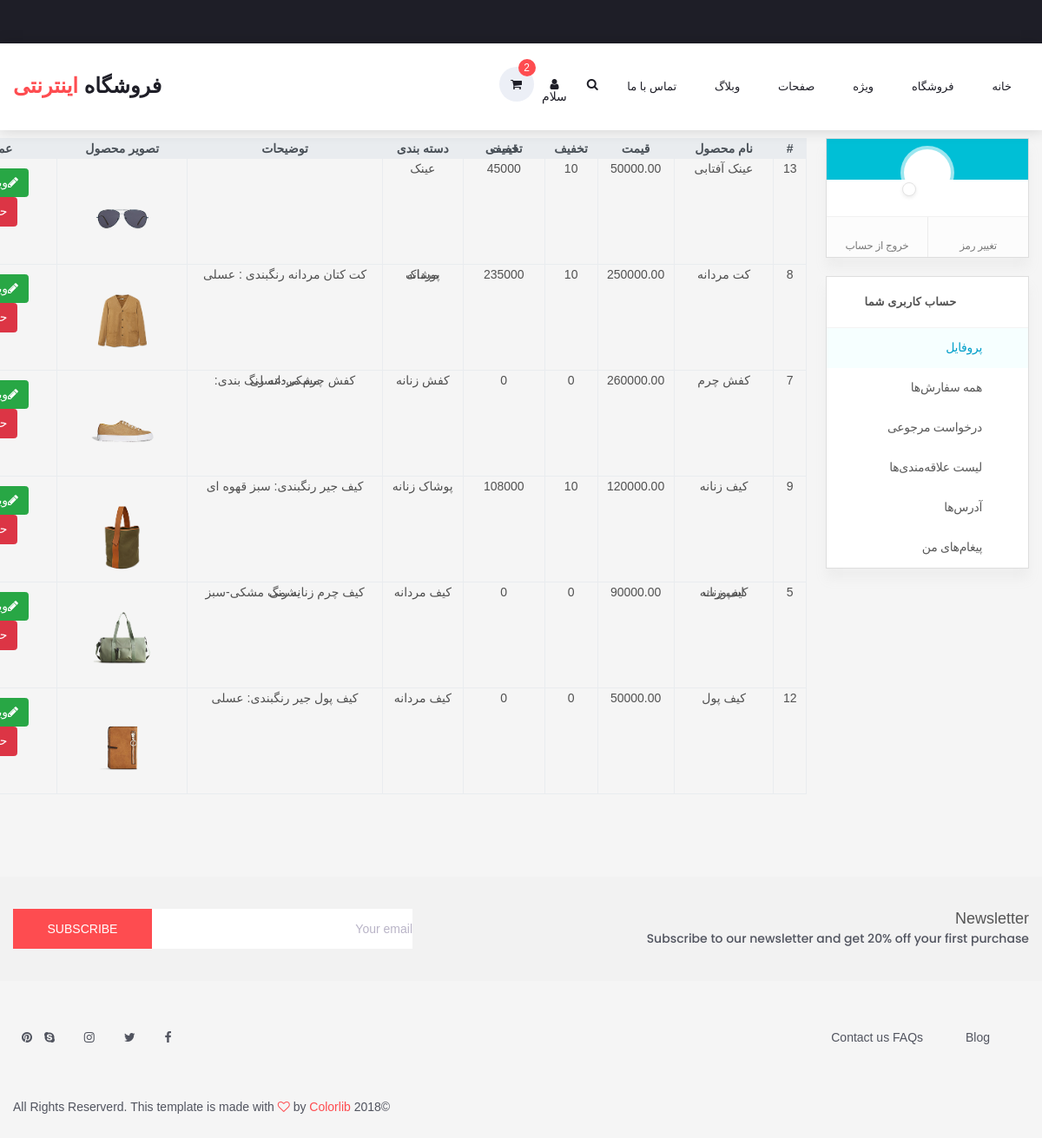
Screenshot of /prj/product/show/ with the database file from the repository.
### projectapp/models.py (models this page shows, shortened)
class Product(models.Model):
    category = models.ForeignKey(Category, related_name='products', on_delete=models.CASCADE,default=None)
    name = models.CharField(max_length=100, db_index=True)
    slug = models.SlugField(max_length=100, db_index=True)
    description = models.TextField(blank=True)
    price = models.DecimalField(max_digits=10, decimal_places=2)
    discount = models.CharField(max_length=4,default=0)
    price_discount = models.CharField(max_length=20,default=0)
    created_at = models.DateTimeField(auto_now_add=True)
    updated_at = models.DateTimeField(auto_now=True)
    image = models.FileField(upload_to = 'media', blank=True,null=True)
    class Meta:
        ordering = ('name', )
        index_together = (('id', 'slug'),)

class Category(models.Model):
    name = models.CharField(max_length=150, db_index=True)
    slug = models.SlugField(max_length=150, unique=True ,db_index=True)
    created_at = models.DateTimeField(auto_now_add=True)
    updated_at = models.DateTimeField(auto_now=True)
    class Meta:
        ordering = ('name', )
        verbose_name = 'category'
        verbose_name_plural = 'categories'

### projectapp/views.py (the view)
# urls.py: path('product/show/', show_products, name='products'),
def show_products(request):
    product_obj = Product.objects.all()
    return render(request,'products.html',{'products':product_obj})

### projectapp/templates/products.html (shortened to what this page needs)
{% extends 'base_account.html' %}
{% block content %}
<div class="container">
   <div class="row ">
      <div class="table-responsive">
           <table class="table table-bordered text-center ">
               <thead class="thead-light">
                   <tr>
                       <th scope="col">#</th>
                       <th scope="col">نام محصول</th>
                       <th scope="col">قیمت</th>
                       <th scope="col">تخفیف</th>
                       <th scope="col">قیمت تخفیفی</th>
                       <th scope="col">دسته بندی</th>
                       <th scope="col">توضیحات</th>
                       <th scope="col">تصویر محصول</th>
                       <th scope="col">عملیات</th>
                   </tr>
               </thead>
               <tbody>
                   {% for product in products %}
                   <tr scope="row">
                       <td>{{ product.id }}</td>
                       <td>{{ product.name }}</td>
                       <td>{{ product.price }}</td>
                       <td>{{ product.discount }}</td>
                       <td> {{ product.price_discount }}</td>
                       <td>{{ product.category.name }}</td>
                       <td>{{ product.description }}</td>
                       <td><img src="{{ product.image.url }}" width="100px" class="mr-3 ml-3"></td>
                       <td>
                           <a href="{% url 'edit_product' product.id %}" type="button" class="btn btn-success "><i class="fa fa-pencil" aria-hidden="true">ویرایش</i></a>
                           <a  href="{% url 'delete_product' product.id %}" class="btn btn-danger ui-icon-trash" id="delete-object"  onclick="return confirm('آیا شما از حذف محصول اطمینان دارید؟')" >حذف</a>
                       </td>
                   </tr>
               {% endfor %}
               </tbody>
          </table>
       </div>
   </div>
</div>
{% endblock %}

### projectapp/templates/base_account.html (shortened to what this page needs)
{% load static %}
<!DOCTYPE html>
<html lang="en">
<head>
<link rel="stylesheet" type="text/css" href="{% static 'styles/bootstrap.min.css' %}">
<link rel="stylesheet" type="text/css" href="{% static 'styles/style.css' %}">
<link rel="stylesheet" type="text/css" href="{% static 'plugins/font-awesome-4.7.0/font-awesome.min.css' %}" >
<link rel="stylesheet" type="text/css" href="{% static 'plugins/OwlCarousel2-2.2.1/owl.carousel.css' %}">
<link rel="stylesheet" type="text/css" href="{% static 'plugins/OwlCarousel2-2.2.1/owl.theme.default.css' %}">
<link rel="stylesheet" type="text/css" href="{% static 'plugins/OwlCarousel2-2.2.1/animate.css' %}">
<link rel="stylesheet" type="text/css" href="{% static 'styles/main_styles.css' %}">
<link rel="stylesheet" type="text/css" href="{% static 'styles/responsive.css' %}">
<link rel="stylesheet" type="text/css" href="{% static 'styles/1c373a65.css' %}">
<link rel="stylesheet" type="text/css" href="{% static 'styles/64edffaa.css' %}">
<link rel="stylesheet" type="text/css" href="{% static 'styles/44746702.css' %}">
<link rel="stylesheet" type="text/css" href="{% static 'styles/a31ed7ef.css' %}">
<link rel="stylesheet" type="text/css" href="{% static 'styles/d53ea8a0.css' %}">
<link rel="stylesheet" type="text/css" href="{% static 'styles/f5f29282.css' %}">
</head>
<body>
<div class="super_container">
	<header class="header trans_300">
		<div class="top_nav">
		</div>
		<div class="main_nav_container">
			<div class="container">
				<div class="row">
					<div class="col-lg-12 text-right">
						<div class="logo_container">
							<a href="#">فروشگاه<span>  اینترنتی</span></a>
						</div>
						<nav class="navbar">
							<ul class="navbar_menu">
								<li><a href="#">خانه</a></li>
								<li><a href="#">فروشگاه</a></li>
								<li><a href="#">ویژه</a></li>
								<li><a href="#">صفحات</a></li>
								<li><a href="#">وبلاگ</a></li>
								<li><a href="contact.html">تماس با ما</a></li>
							</ul>
							<ul class="navbar_user">
								<li><a href="#"><i class="fa fa-search" aria-hidden="true"></i></a></li>
								<li><a href=""><i class="fa fa-user" aria-hidden="true">  سلام{{ object.username }} </i></a></li>
								<li class="checkout">
									<a href="#">
										<i class="fa fa-shopping-cart" aria-hidden="true"></i>
										<span id="checkout_items" class="checkout_items">2</span>
									</a>
								</li>
							</ul>
						</nav>
					</div>
				</div>
			</div>
		</div>
	</header>
	<div class="fs_menu_overlay"></div>
  <div class="container c-profile-page">
        <section class="o-page">
            <div class="o-page__row">
                <section class="o-page__aside">
                    <div class="c-profile-aside">
                        <div class="c-profile-box">
                            <div class="c-profile-box__header">
                                <div class="c-profile-box__avatar js-user-avatar" style="background-image: url(https://www.digikala.com/static/files/fd4840b2.svg)">
                                </div>
                                <button class="c-profile-box__btn-edit js-change-avatar"></button>
                            </div>
                            <div class="c-profile-box__username">
                            </div>
                            <div class="c-profile-box__tabs">
                                <a href='{% url 'change_pass' %}' class="c-profile-box__tab c-profile-box__tab--access">تغییر رمز</a>
                                <a href="{% url 'user_logout' %}" class="c-profile-box__tab c-profile-box__tab--sign-out js-logout-button">خروج از
                                    حساب
                                </a>
                            </div>
                        </div>
                        <div class="c-profile-menu">
                            <div class="c-profile-menu__header">حساب کاربری شما</div>
                            <ul class="c-profile-menu__items">
                                <li>
                                    <a href="#" class="c-profile-menu__url c-profile-menu__url--dashboard is-active">پروفایل</a>
                                </li>
                                <li>
                                    <a href="/profile/orders/" class="c-profile-menu__url c-profile-menu__url--orders  ">همه
                                        سفارش&zwnj;ها
                                    </a>
                                </li>
                                <li>
                                    <a href="/profile/orders-return/" class="c-profile-menu__url c-profile-menu__url--return ">درخواست
                                        مرجوعی
                                    </a>
                                </li>
                                <li>
                                    <a href="/profile/favorites/" class="c-profile-menu__url c-profile-menu__url--wishlist ">
                                        لیست علاقه&zwnj;مندی&zwnj;ها
                                    </a>
                                </li>
                                <li>
                                    <a href="/profile/addresses/" class="c-profile-menu__url c-profile-menu__url--address ">آدرس&zwnj;ها
                                    </a>
                                </li>
                                <li>
                                    <a href="/profile/notification/" class="c-profile-menu__url c-profile-menu__url--notification ">پیغام&zwnj;های
                                        من
                                    </a>
                                </li>
                            </ul>
                        </div>
                    </div>
                </section>
                <section class="o-page__content">
                    {% block content %}
                    {% endblock %}
                </section>
            </div>
        </section>
    </div>
	<div class="newsletter">
		<div class="container">
			<div class="row">
				<div class="col-lg-6">
					<div class="newsletter_text d-flex flex-column justify-content-center align-items-lg-start align-items-md-center text-center">
						<h4>Newsletter</h4>
						<p>Subscribe to our newsletter and get 20% off your first purchase</p>
					</div>
				</div>
				<div class="col-lg-6">
					<form action="post">
						<div class="newsletter_form d-flex flex-md-row flex-column flex-xs-column align-items-center justify-content-lg-end justify-content-center">
							<input id="newsletter_email" type="email" placeholder="Your email" required="required" data-error="Valid email is required.">
							<button id="newsletter_submit" type="submit" class="newsletter_submit_btn trans_300" value="Submit">subscribe</button>
						</div>
					</form>
				</div>
			</div>
		</div>
	</div>
	<footer class="footer">
		<div class="container">
			<div class="row">
				<div class="col-lg-6">
					<div class="footer_nav_container d-flex flex-sm-row flex-column align-items-center justify-content-lg-start justify-content-center text-center">
						<ul class="footer_nav">
							<li><a href="#">Blog</a></li>
							<li><a href="#">FAQs</a></li>
							<li><a href="contact.html">Contact us</a></li>
						</ul>
					</div>
				</div>
				<div class="col-lg-6">
					<div class="footer_social d-flex flex-row align-items-center justify-content-lg-end justify-content-center">
						<ul>
							<li><a href="#"><i class="fa fa-facebook" aria-hidden="true"></i></a></li>
							<li><a href="#"><i class="fa fa-twitter" aria-hidden="true"></i></a></li>
							<li><a href="#"><i class="fa fa-instagram" aria-hidden="true"></i></a></li>
							<li><a href="#"><i class="fa fa-skype" aria-hidden="true"></i></a></li>
							<li><a href="#"><i class="fa fa-pinterest" aria-hidden="true"></i></a></li>
						</ul>
					</div>
				</div>
			</div>
			<div class="row">
				<div class="col-lg-12">
					<div class="footer_nav_container">
						<div class="cr">©2018 All Rights Reserverd. This template is made with <i class="fa fa-heart-o" aria-hidden="true"></i> by <a href="#">Colorlib</a></div>
					</div>
				</div>
			</div>
		</div>
	</footer>
</div>
</body>
</html>

### projectapp/static/styles/64edffaa.css (style rules this page uses)
.o-page__content { flex:0 0 81.1%;max-width:81.1%;padding-left:0 }
.c-fmcg-page:after,.c-promotion-page:after,.o-page__aside { flex:0 0 18.9%;max-width:18.9%;padding-right:0 }
.c-profile-page .c-fmcg-page:after,.c-profile-page .c-promotion-page:after,.c-profile-page .o-page__aside { flex:0 0 17.9%;max-width:17.9% }
.c-profile-page .o-page__content { flex:0 0 82%;max-width:82% }
.c-profile-box__header { height:50px }

### projectapp/static/styles/a31ed7ef.css (style rules this page uses)
.o-page__content { flex:0 0 80.8%;max-width:80.8%;padding-left:0 }
.c-fmcg-page:after,.c-promotion-page:after,.o-page__aside { flex:0 0 19.2%;max-width:19.2%;padding-right:0 }

### rows the page displays
Product: id "13", name "عینک آفتابی", price "50000.00", discount "10", price_discount "45000", category.name "عینک", image (picture)
Product: id "8", name "کت مردانه", price "250000.00", discount "10", price_discount "235000", category.name "پوشاک مردانه", description "کت کتان مردانه رنگبندی : عسلی", image (picture)
Product: id "7", name "کفش چرم", price "260000.00", discount "0", price_discount "0", category.name "کفش زنانه", description "کفش چرم مردانه رنگ بندی: مشکی-عسلی", image (picture)
Product: id "9", name "کیف زنانه", price "120000.00", discount "10", price_discount "108000", category.name "پوشاک زنانه", description "کیف جیر رنگبندی: سبز قهوه ای", image (picture)
Product: id "5", name "کیف زنانه اسپورت", price "90000.00", discount "0", price_discount "0", category.name "کیف مردانه", description "کیف چرم زنانه رنگ مشکی-سبز یشمی", image (picture)
Product: id "12", name "کیف پول", price "50000.00", discount "0", price_discount "0", category.name "کیف مردانه", description "کیف پول جیر رنگبندی: عسلی", image (picture)
